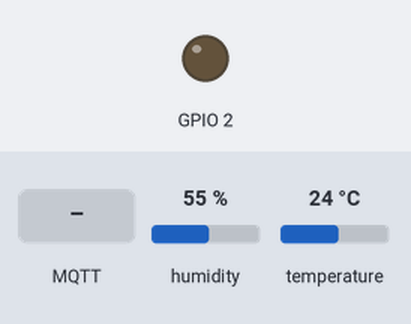
A sketch run on a simulated ESP32. On the bench: output pins drawn as LEDs (lit = HIGH). Inputs (shaded band) come from the test bench; at power-on: humidity 55 %, temperature 24 °C. WiFi joins after 1.5 s; servers stay silent unless stated; random numbers use the default seed unless the sketch sets one; no MQTT or app messages arrive unless stated; what the sketch prints to the serial monitor is not drawn.

Above: at 2.7 s.
2.8 s: MQTT message "0" arrives on the first subscribed topic
At 4.0 s:
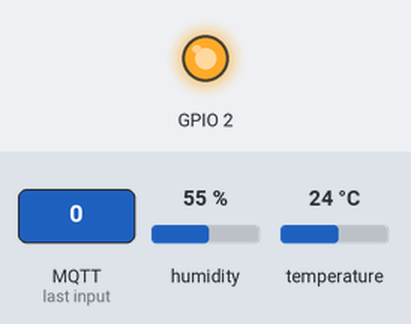
4.3 s: MQTT message "1" arrives on the first subscribed topic
At 5.3 s:
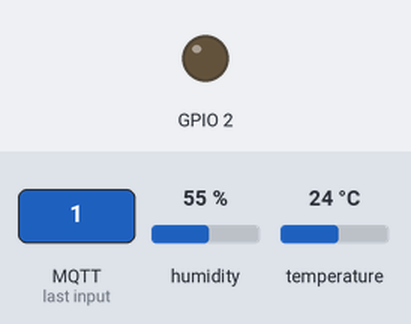
5.8 s: MQTT message "2" arrives on the first subscribed topic
At 6.4 s:
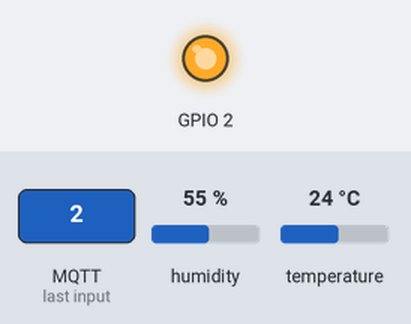
Timing chart, 0 to 8.8 s (numbered marks = the images above; inputs shaded):
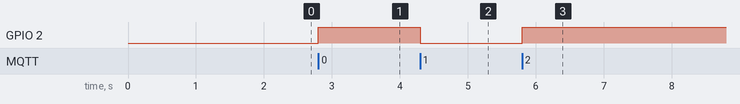

The sketch:

mqtt_Esp8266_Mapa.ino
```cpp
#include <WiFi.h>
#include <PubSubClient.h>
#include <DHTesp.h>
#include <ArduinoJson.h>

#define DHTpin 15
DHTesp dht;

const char* ssid = "CatBenderson";
const char* password = "ranita987";
const char* mqtt_server = "192.168.246.237";

WiFiClient espClient;
PubSubClient client(espClient);
unsigned long lastMsg = 0;
#define MSG_BUFFER_SIZE (50)
char msg[MSG_BUFFER_SIZE];
float value = 19.55;
int id = 0;

DynamicJsonDocument json(1024);
char respuesta[250];

void setup_wifi(){
  delay(10);

  Serial.println();
  Serial.print("Connecting to ");
  Serial.println(ssid);

  WiFi.mode(WIFI_STA);
  WiFi.begin(ssid, password);

  while(WiFi.status() != WL_CONNECTED){
    delay(500);
    Serial.print(".");
  }

  randomSeed(micros());

  Serial.println("");
  Serial.println("WiFi connected");
  Serial.println("IP address: ");
  Serial.println(WiFi.localIP());
}

void callback(char* topic, byte* payload, unsigned int length){
  Serial.print("Message arrived [");
  Serial.print(topic);
  Serial.print("] ");
  for(int i=0; i<length; i++){
    Serial.print((char)payload[i]);
  }
  Serial.println();

  if((char)payload[0] == '1'){
    digitalWrite(2, LOW);
  }else{
    digitalWrite(2, HIGH);
  }
}

void reconnect(){
  while(!client.connected()){
    Serial.print("Attempting MQTT connection...");

    String clientId = "Blanket";
    clientId += String(random(0xffff), HEX);

    if(client.connect(clientId.c_str())){
      Serial.println("connected");

      client.publish("fei/cc1/temperatura", "temperatura");
      client.subscribe("inTopic");
    }else{
      Serial.print("failed, rc=");
      Serial.print(client.state());
      Serial.println(" try again in 5 seconds");

      delay(5000);
    }
  }
}

void createJSON(int id){
  json.clear();
  json["id"] = id;
  json["humedad"] = dht.getHumidity();
  json["temperaturaC"] = dht.getTemperature();
  json["temperaturaF"] = dht.toFahrenheit(dht.getTemperature());
  json["iCC"] = dht.computeHeatIndex(dht.getTemperature(), dht.getHumidity(), false);
  json["iCF"] = dht.computeHeatIndex(dht.toFahrenheit(dht.getTemperature()), dht.getHumidity(), true);
  json["latitud"] = value;
  json["longitud"] = -96.904226;
  serializeJson(json, respuesta);
}

void setup(){
  dht.setup(DHTpin, DHTesp::DHT11);

  pinMode(2, OUTPUT);
  Serial.begin(115200);
  setup_wifi();
  client.setServer(mqtt_server, 1883);
  client.setCallback(callback);
}

void loop(){
  if(!client.connected()){
    reconnect();
  }
  client.loop();

  unsigned long now = millis();
  if(now - lastMsg > 7000){
    lastMsg = now;
    value = value + .000015;

    createJSON(id);
    client.publish("/data", respuesta);
  }
}
```

Measured:
- after the input at 2.8 s, GPIO 2: LOW → HIGH at once
- after the input at 4.3 s, GPIO 2: HIGH → LOW at once
- after the input at 5.8 s, GPIO 2: LOW → HIGH at once
